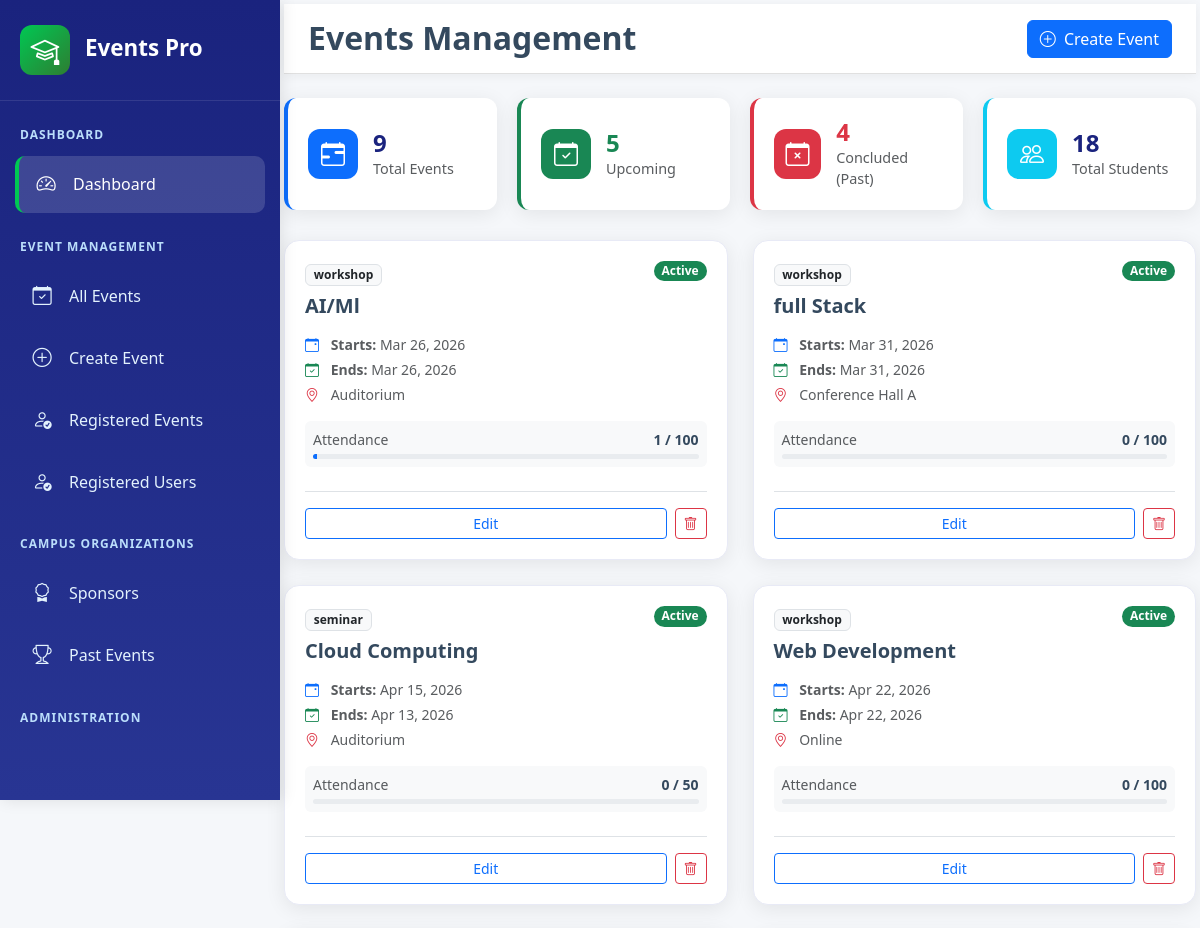
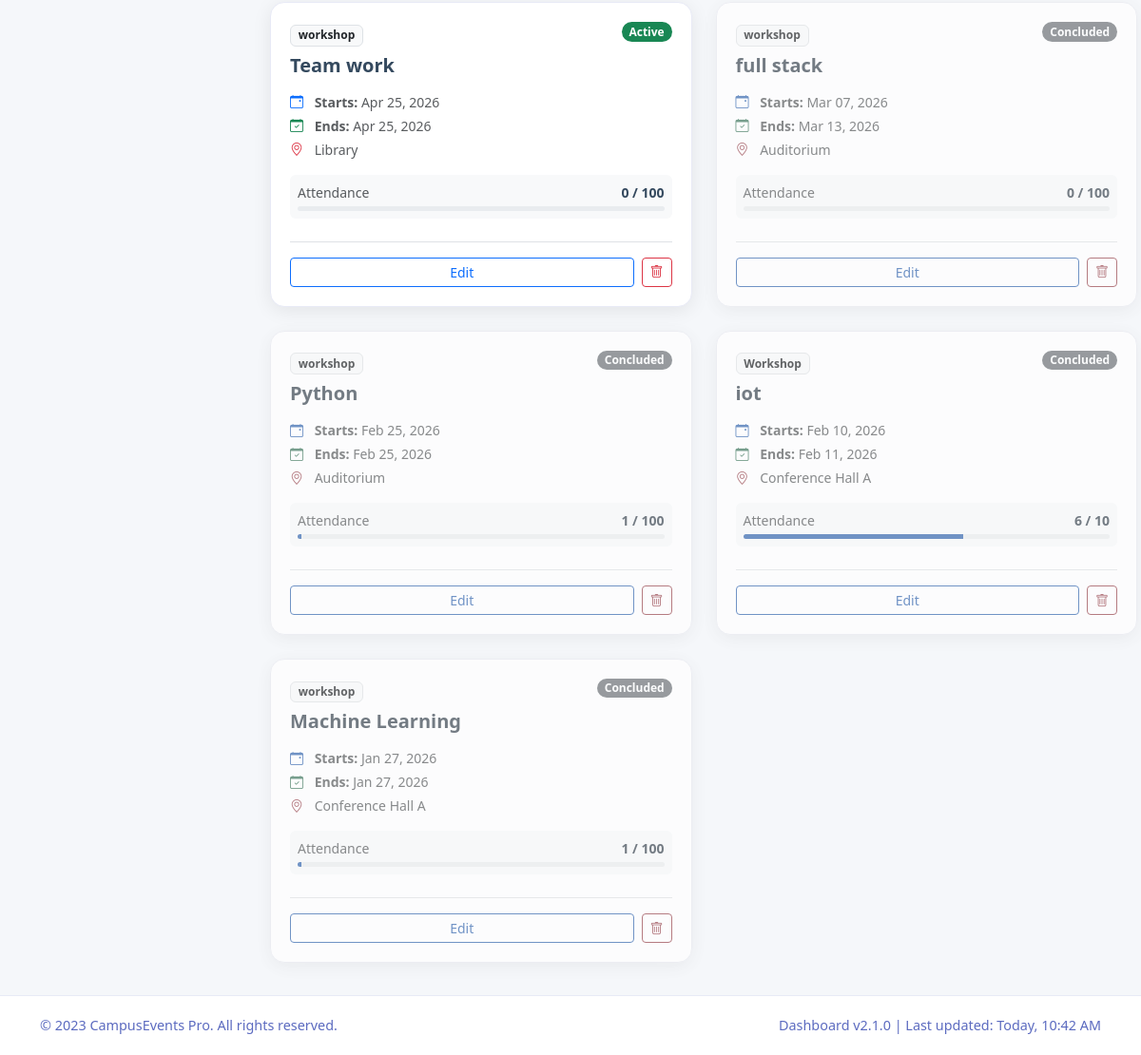
Screenshot of /admin/allevents.php with the database file from the repository (2 pictures, top to bottom).
### tables this page shows
CREATE TABLE `create_events` (
  `id` int(11) NOT NULL,
  `title` varchar(255) NOT NULL,
  `event_type` varchar(255) NOT NULL,
  `description` text NOT NULL,
  `event_image` varchar(255) DEFAULT NULL,
  `start_date` datetime NOT NULL,
  `end_date` datetime NOT NULL,
  `registration_deadline` datetime DEFAULT NULL,
  `vanue` varchar(255) NOT NULL,
  `capacity` int(255) NOT NULL,
  `status` varchar(50) DEFAULT 'upcoming',
  `event_date` date DEFAULT curdate()
);

### admin/allevents.php (the view, shortened to what this page needs)
<?php
include 'db_config.php';
$events = [];
$event_result = $conn->query("SELECT e.*,
    (SELECT COUNT(*) FROM event_register r WHERE r.event_id = e.id) as current_participants
    FROM create_events e ORDER BY e.event_date DESC");
if ($event_result) {
    while($row = $event_result->fetch_assoc()) {
        $events[] = $row;
    }
}
$today = date('Y-m-d');
$total_events_q = $conn->query("SELECT COUNT(*) as total FROM create_events");
$total_events = $total_events_q->fetch_assoc()['total'] ?? 0;
$upcoming_q = $conn->query("SELECT COUNT(*) as total FROM create_events WHERE start_date >= '$today'");
$total_upcoming = $upcoming_q->fetch_assoc()['total'] ?? 0;
$past_q = $conn->query("SELECT COUNT(*) as total FROM create_events WHERE end_date < '$today'");
$total_past = $past_q->fetch_assoc()['total'] ?? 0;
$student_q = $conn->query("SELECT COUNT(*) as total FROM student");
$total_students = $student_q->fetch_assoc()['total'] ?? 0;
?>
<!DOCTYPE html>
<html lang="en">
<head>
    <link href="https://cdn.jsdelivr.net/npm/bootstrap@5.3.0-alpha1/dist/css/bootstrap.min.css" rel="stylesheet">
    <link rel="stylesheet" href="https://cdn.jsdelivr.net/npm/bootstrap-icons@1.8.1/font/bootstrap-icons.css">
    <link rel="stylesheet" href="css/style.css">
</head>
<body>
    <?php include_once("leftbar.php"); ?>
    <div id="content" class="p-1">
        <nav class="campus-header d-flex justify-content-between align-items-center mb-4">
            <div class="header-left">
                <h2 class="fw-bold mb-0">Events Management</h2>
            </div>
            <div class="header-right">
                <a href="create_event.php" class="btn btn-primary">
                    <i class="bi bi-plus-circle me-1"></i> Create Event
                </a>
            </div>
        </nav>
        <div class="quick-stats-bar">
            <div class="quick-stat-card border-start border-4 border-primary">
                <div class="quick-stat-icon bg-primary"><i class="bi bi-calendar-range"></i></div>
                <div class="quick-stat-content">
                    <h4 class="mb-0 fw-bold"><?php echo $total_events; ?></h4>
                    <p class="mb-0 text-muted small">Total Events</p>
                </div>
            </div>
            <div class="quick-stat-card border-start border-4 border-success">
                <div class="quick-stat-icon bg-success"><i class="bi bi-calendar-check"></i></div>
                <div class="quick-stat-content">
                    <h4 class="mb-0 fw-bold text-success"><?php echo $total_upcoming; ?></h4>
                    <p class="mb-0 text-muted small">Upcoming</p>
                </div>
            </div>
            <div class="quick-stat-card border-start border-4 border-danger">
                <div class="quick-stat-icon bg-danger"><i class="bi bi-calendar-x"></i></div>
                <div class="quick-stat-content">
                    <h4 class="mb-0 fw-bold text-danger"><?php echo $total_past; ?></h4>
                    <p class="mb-0 text-muted small">Concluded (Past)</p>
                </div>
            </div>
            <div class="quick-stat-card border-start border-4 border-info">
                <div class="quick-stat-icon bg-info"><i class="bi bi-people"></i></div>
                <div class="quick-stat-content">
                    <h4 class="mb-0 fw-bold"><?php echo $total_students; ?></h4>
                    <p class="mb-0 text-muted small">Total Students</p>
                </div>
            </div>
        </div>
        <div class="events-grid">
            <?php if (!empty($events)): ?>
                <?php foreach ($events as $row):
                    $endTimestamp = strtotime($row['end_date']);
                    $todayTimestamp = strtotime($today);
                    $isPast = ($endTimestamp < $todayTimestamp);
                ?>
                    <div class="event-card <?= $isPast ? 'event-past' : '' ?>">
                        <div class="d-flex justify-content-between align-items-start mb-3">
                            <div>
                                <span class="badge bg-light text-dark border small"><?= htmlspecialchars($row['event_type']) ?></span>
                                <h5 class="mt-2 fw-bold mb-0"><?= htmlspecialchars($row['title']) ?></h5>
                            </div>
                            <?php if($isPast): ?>
                                <span class="badge bg-secondary rounded-pill small">Concluded</span>
                            <?php else: ?>
                                <span class="badge bg-success rounded-pill small">Active</span>
                            <?php endif; ?>
                        </div>
                        <div class="event-info mb-3">
                            <div class="small text-muted mb-1">
                                <i class="bi bi-calendar-event me-2 text-primary"></i>
                                <strong>Starts:</strong> <?= date('M d, Y', strtotime($row['start_date'])) ?>
                            </div>
                            <div class="small text-muted mb-1">
                                <i class="bi bi-calendar-check me-2 text-success"></i>
                                <strong>Ends:</strong> <?= date('M d, Y', strtotime($row['end_date'])) ?>
                            </div>
                            <div class="small text-muted mb-1">
                                <i class="bi bi-geo-alt me-2 text-danger"></i> <?= htmlspecialchars($row['vanue']) ?>
                            </div>
                        </div>
                        <?php
                            $capacity = (int)$row['capacity'];
                            $participants = (int)$row['current_participants'];
                            $percent = ($capacity > 0) ? ($participants / $capacity) * 100 : 0;
                        ?>
                        <div class="registration-box bg-light p-2 rounded">
                            <div class="d-flex justify-content-between mb-1 small">
                                <span class="text-muted">Attendance</span>
                                <span class="fw-bold"><?= $participants ?> / <?= $capacity ?></span>
                            </div>
                            <div class="progress" style="height: 5px;">
                                <div class="progress-bar bg-primary" style="width: <?= $percent ?>%;"></div>
                            </div>
                        </div>
                        <div class="event-footer mt-4 d-flex gap-2 pt-3 border-top">
                            <a href="edit.php?id=<?= $row['id'] ?>" class="btn btn-sm btn-outline-primary flex-grow-1">Edit</a>
                            <a href="delete_event.php?id=<?= $row['id'] ?>" class="btn btn-sm btn-outline-danger" onclick="return confirm('Delete?');"><i class="bi bi-trash"></i></a>
                        </div>
                    </div>
                <?php endforeach; ?>
            <?php else: ?>
                <div class="col-12 text-center py-5">
                    <p class="text-muted">No events found.</p>
                </div>
            <?php endif; ?>
        </div>
    </div>
     	<?php include_once("footer.php");  ?>
</body>
</html>

### admin/css/style.css (style rules this page uses)
:root { --primary-color: #1a73e8; --secondary-color: #0d47a1; --accent-color: #00c853; --warning-color: #ff9800; --danger-color: #f44336; --campus-purple: #7b1fa2; --campus-teal: #0097a7; --light-color: #f8f9fa; --dark-color: #212529; --sidebar-width: 280px; --header-height: 70px; --card-shadow: 0 4px 20px rgba(0, 0, 0, 0.08); --transition: all 0.3s cubic-bezier(0.25, 0.8, 0.25, 1); }
* { margin: 0; padding: 0; box-sizing: border-box; }
body { font-family: 'Segoe UI', system-ui, -apple-system, 'Roboto', sans-serif; background-color: #f5f7fa; color: #34495e; overflow-x: hidden; }
#content { margin-left: var(--sidebar-width); width: calc(100% - var(--sidebar-width)); transition: var(--transition); min-height: 100vh; display: flex; flex-direction: column; }
.campus-header { height: var(--header-height); background-color: white; box-shadow: 0 2px 10px rgba(0, 0, 0, 0.05); padding: 0 30px; display: flex; align-items: center; justify-content: space-between; position: sticky; top: 0; z-index: 100; border-bottom: 3px solid var(--primary-color); }
.header-left { display: flex; align-items: center; }
.header-right { display: flex; align-items: center; gap: 20px; }
.events-grid { display: grid; grid-template-columns: repeat(auto-fill, minmax(350px, 1fr)); gap: 25px; margin-bottom: 30px; }
.event-card { background-color: white; border-radius: 15px; overflow: hidden; box-shadow: var(--card-shadow); transition: var(--transition); border: 1px solid #e8eaf6; }
.progress { height: 8px; border-radius: 4px; }
.quick-stats-bar { display: grid; grid-template-columns: repeat(auto-fit, minmax(200px, 1fr)); gap: 20px; margin-bottom: 30px; }
.quick-stat-card { background-color: white; border-radius: 12px; padding: 20px; box-shadow: var(--card-shadow); display: flex; align-items: center; gap: 15px; }
.quick-stat-icon { width: 50px; height: 50px; border-radius: 12px; display: flex; align-items: center; justify-content: center; font-size: 1.5rem; color: white; }
.quick-stat-content h4 { font-weight: 800; color: #1a237e; margin-bottom: 3px; }
.quick-stat-content p { color: #5c6bc0; font-size: 0.9rem; margin-bottom: 0; }
@media (max-width: 1200px) { .events-grid { grid-template-columns: repeat(auto-fill, minmax(320px, 1fr)); } }
#content .campus-header { background: #fff; padding: 16px 24px; border-bottom: 1px solid #e0e0e0; }
.event-info { max-width: 250px; }

### admin/allevents.php (style rules this page uses)
.event-card { background: white; border-radius: 12px; padding: 20px; border: 1px solid #eee; position: relative; transition: 0.3s; }
.event-past { opacity: 0.7; filter: grayscale(0.5); background-color: #f8f9fc; }

### rows the page displays
create_events: event_type "workshop", title "AI/Ml", shows "Active", start_date "Mar 26, 2026", end_date "Mar 26, 2026", vanue "Auditorium", participants "1", capacity "100"
create_events: event_type "workshop", title "full Stack", shows "Active", start_date "Mar 31, 2026", end_date "Mar 31, 2026", vanue "Conference Hall A", participants "0", capacity "100"
create_events: event_type "seminar", title "Cloud Computing", shows "Active", start_date "Apr 15, 2026", end_date "Apr 13, 2026", vanue "Auditorium", participants "0", capacity "50"
create_events: event_type "workshop", title "Web Development", shows "Active", start_date "Apr 22, 2026", end_date "Apr 22, 2026", vanue "Online", participants "0", capacity "100"
create_events: event_type "workshop", title "Team work", shows "Active", start_date "Apr 25, 2026", end_date "Apr 25, 2026", vanue "Library", participants "0", capacity "100"
create_events: event_type "workshop", title "full stack", shows "Concluded", start_date "Mar 07, 2026", end_date "Mar 13, 2026", vanue "Auditorium", participants "0", capacity "100"
create_events: event_type "workshop", title "Python", shows "Concluded", start_date "Feb 25, 2026", end_date "Feb 25, 2026", vanue "Auditorium", participants "1", capacity "100"
create_events: event_type "Workshop", title "iot", shows "Concluded", start_date "Feb 10, 2026", end_date "Feb 11, 2026", vanue "Conference Hall A", participants "6", capacity "10", $percent 60 (drawn)
create_events: event_type "workshop", title "Machine Learning", shows "Concluded", start_date "Jan 27, 2026", end_date "Jan 27, 2026", vanue "Conference Hall A", participants "1", capacity "100"

### other values shown
$total_events "9"
$total_upcoming "5"
$total_past "4"
$total_students "18"
